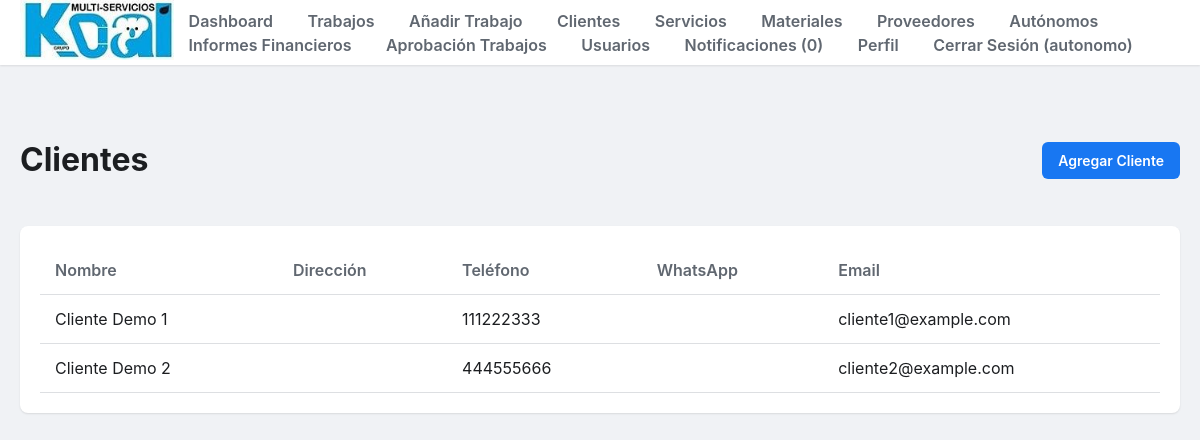
The app's page /clients/ (signed in) with its own data.
### tables this page shows
CREATE TABLE users (
  id INTEGER PRIMARY KEY AUTOINCREMENT,
  username TEXT NOT NULL UNIQUE,
  password_hash TEXT NOT NULL,
  role TEXT, -- This will store the role code (e.g., 'admin', 'cliente')
  nombre TEXT,
  telefono TEXT,
  email TEXT,
  nif TEXT,
  created_at TEXT DEFAULT CURRENT_TIMESTAMP
);

CREATE TABLE clientes (
  id INTEGER PRIMARY KEY AUTOINCREMENT,
  nombre TEXT NOT NULL UNIQUE,
  telefono TEXT,
  email TEXT,
  nif TEXT,
  created_at TEXT DEFAULT CURRENT_TIMESTAMP
);

### backend/clients.py (the view)
@bp.route('/')
@login_required
def list_clients():
    db = get_db()
    clients = db.execute(
        'SELECT id, nombre, telefono, email, nif FROM clientes ORDER BY nombre'
    ).fetchall()
    return render_template('clients/list.html', clients=clients)

### backend/auth.py (called while the page is built)
def login_required(view):
    @functools.wraps(view)
    def wrapped_view(**kwargs):
        if not current_user.is_authenticated:
            return redirect(url_for('auth.login'))
        return view(**kwargs)
    return wrapped_view

    @staticmethod
    def from_row(row):
        if row is None:
            return None
        return User(row["id"], row["username"], row["password_hash"], row["role"])

### backend/db.py (called while the page is built)
def get_db():
    if "db" not in g:
        try:
            path = current_app.config["DATABASE"]
            os.makedirs(os.path.dirname(path), exist_ok=True)
            g.db = sqlite3.connect(path, detect_types=sqlite3.PARSE_DECLTYPES)
            g.db.row_factory = sqlite3.Row
        except sqlite3.Error as e:
            print(f"ERROR: Could not connect to database in get_db: {e}")
            import traceback
            traceback.print_exc()
            g.db = None # Set g.db to None to avoid repeated attempts
            return None # Return None to indicate failure
    return g.db

### templates/clients/list.html (shortened to what this page needs)
{% extends "base.html" %}
{% block content %}
    <div class="content-header">
        <h1>Clientes</h1>
        <a href="{{ url_for('clients.add_client') }}" class="btn btn-primary">Agregar Cliente</a>
    </div>
    <div class="table-container">
        <table>
            <thead>
                <tr>
                    <th>Nombre</th>
                    <th>Dirección</th>
                    <th>Teléfono</th>
                    <th>WhatsApp</th>
                    <th>Email</th>
                </tr>
            </thead>
            <tbody>
                {% for client in clients %}
                <tr>
                    <td>{{ client['nombre'] }}</td>
                    <td>{{ client['direccion'] }}</td>
                    <td>{{ client['telefono'] }}</td>
                    <td>{{ client['whatsapp'] }}</td>
                    <td>{{ client['email'] }}</td>
                </tr>
                {% else %}
                <tr>
                    <td colspan="6">No hay clientes registrados.</td>
                </tr>
                {% endfor %}
            </tbody>
        </table>
    </div>
{% endblock %}

### templates/base.html (shortened to what this page needs)
<!DOCTYPE html>
<html lang="es">
<head>
    <link rel="stylesheet" href="{{ url_for('static', filename='style.css') }}">
</head>
<body>
    <header class="main-header">
        <div class="header-container">
            <a href="{{ url_for('index') if current_user.is_authenticated else url_for('auth.login') }}">
                <img src="{{ url_for('static', filename='logo.jpg') }}" alt="Grupo Koal Logo" class="logo">
            </a>
            <nav>
                {% if current_user.is_authenticated %}
                    <a href="{{ url_for('index') }}">Dashboard</a>
                    <a href="{{ url_for('jobs.list_jobs') }}">Trabajos</a>
                    <a href="{{ url_for('jobs.add_job') }}">Añadir Trabajo</a>
                    <a href="{{ url_for('clients.list_clients') }}">Clientes</a>
                    <a href="{{ url_for('services.list_services') }}">Servicios</a>
                    <a href="{{ url_for('materials.list_materials') }}">Materiales</a>
                    <a href="{{ url_for('providers.list_providers') }}">Proveedores</a>
                    <a href="{{ url_for('freelancers.list_freelancers') }}">Autónomos</a>
                    <a href="{{ url_for('reports.financial_reports') }}">Informes Financieros</a>
                    <a href="{{ url_for('jobs.list_jobs') }}">Aprobación Trabajos</a>
                    <a href="{{ url_for('users.list_users') }}">Usuarios</a>
                    <a href="{{ url_for('notifications.list_notifications') }}">Notificaciones (<span id="notification-count">0</span>)</a>
                    <a href="{{ url_for('profile.user_profile') }}">Perfil</a>
                    <a href="{{ url_for('auth.logout') }}">Cerrar Sesión ({{ current_user.username }})</a>
                {% else %}
                    <a href="{{ url_for('about.about') }}">Quiénes Somos</a>
                    <a href="{{ url_for('auth.login') }}">Iniciar Sesión</a>
                    <a href="{{ url_for('auth.register_general') }}">Registrarse</a>
                {% endif %}
            </nav>
        </div>
    </header>
    <main class="container">
        {% block content %}{% endblock %}
    </main>
</body>
</html>

### static/style.css (style rules this page uses)
body { font-family: -apple-system, BlinkMacSystemFont, "Segoe UI", Roboto, "Helvetica Neue", Arial, sans-serif; background-color: #f0f2f5; color: #1c1e21; line-height: 1.5; margin: 0; padding: 0; }
.container { max-width: 1200px; margin: 0 auto; padding: 20px; }
.main-header { background: #fff; box-shadow: 0 1px 2px rgba(0, 0, 0, 0.1); padding: 0 20px; margin-bottom: 30px; }
.header-container { display: flex; justify-content: space-between; align-items: center; max-width: 1200px; margin: 0 auto; height: 65px; }
.logo { max-height: 60px; width: auto; }
nav a { color: #606770; text-decoration: none; font-weight: 600; padding: 10px 15px; border-radius: 6px; transition: background-color 0.2s; }
.content-header { display: flex; justify-content: space-between; align-items: center; margin-bottom: 20px; }
.btn { padding: 8px 16px; border: none; border-radius: 6px; cursor: pointer; font-size: 14px; font-weight: 600; text-decoration: none; display: inline-block; text-align: center; }
.btn-primary { background-color: #1877f2; color: #fff; }
.table-container { background: #fff; padding: 20px; border-radius: 8px; box-shadow: 0 1px 2px rgba(0,0,0,0.1); }
table { width: 100%; border-collapse: collapse; }
th, td { text-align: left; padding: 12px 15px; border-bottom: 1px solid #dddfe2; }
thead th { font-weight: 600; color: #606770; }

### records on screen
users: username "autonomo"
clientes: nombre "Cliente Demo 1", telefono "111222333", email "cliente1@example.com"
clientes: nombre "Cliente Demo 2", telefono "444555666", email "cliente2@example.com"
